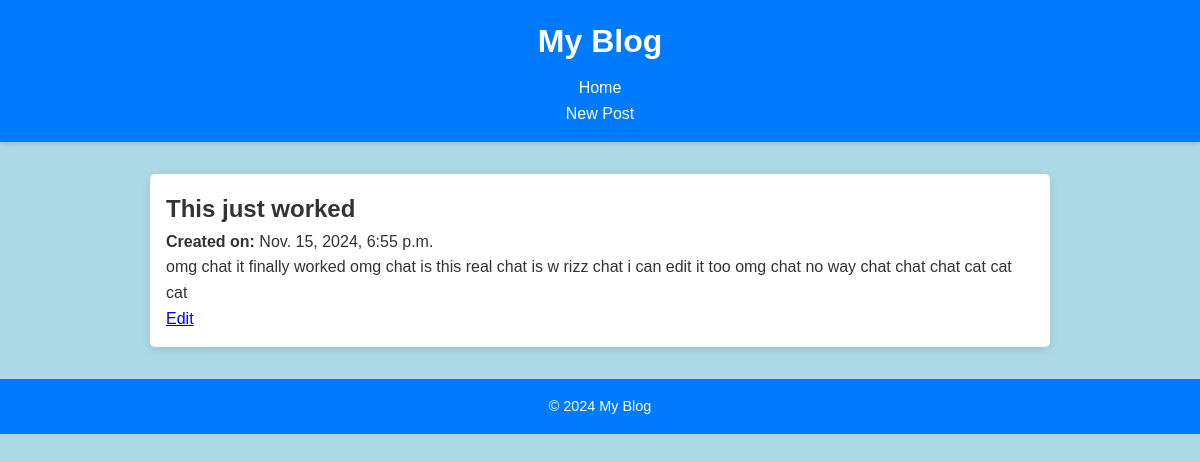
The app's page /post/1/ with its own data.
### blog/models.py (models this page shows)
class BlogPost(models.Model):
    title = models.CharField(max_length=200)
    content = models.TextField()
    created_at = models.DateTimeField(auto_now_add=True)
    updated_at = models.DateTimeField(auto_now=True)

### blog/views.py (the view)
# urls.py: path('post/<int:id>/', views.post_detail, name='post_detail'),
def post_detail(request, id):
    post = get_object_or_404(BlogPost, id=id)
    return render(request, 'blog/post_detail.html', {'post' : post})

### blog/templates/blog/post_detail.html
{% extends 'blog/index.html' %}
{% block content %}
    <h2>{{ post.title }}</h2>
    <p><strong>Created on:</strong> {{ post.created_at }}</p>
    <p>{{ post.content }}</p>
    <a href="{% url 'post_edit' id=post.id %}">Edit</a>
{% endblock %}

### blog/static/blog/styles.css (style rules this page uses)
* { margin: 0; padding: 0; box-sizing: border-box; }
body { font-family: 'Arial', sans-serif; line-height: 1.6; background-color: #f9f9f9; color: #333; margin: 0; padding: 0; }

### blog/templates/blog/index.html (style rules this page uses)
body { background-color: lightblue; }

### records on screen
BlogPost: title "This just worked", created_at "Nov. 15, 2024, 6:55 p.m.", content "omg chat it finally worked omg chat is this real chat is w rizz chat i can edit it too omg chat no way chat chat chat cat cat cat"
